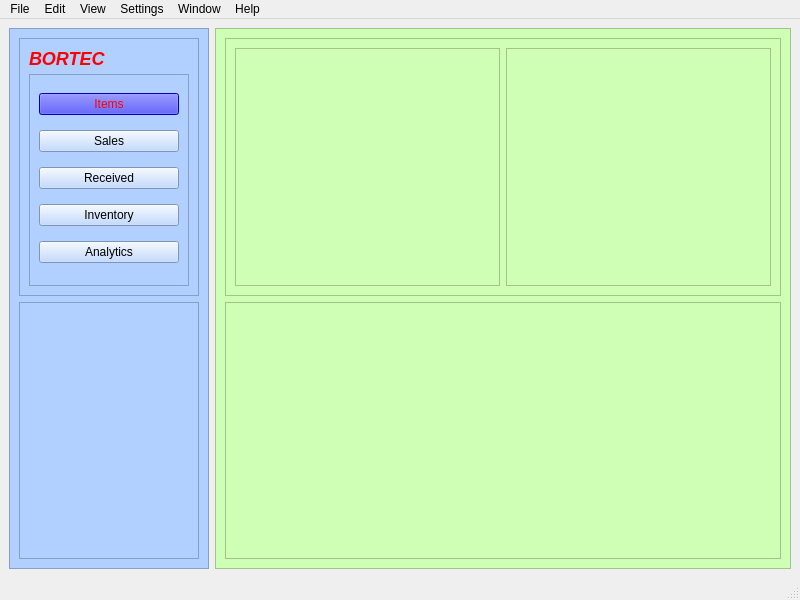
<?xml version="1.0" encoding="UTF-8"?>
<ui version="4.0">
 <class>MainWindow</class>
 <widget class="QMainWindow" name="MainWindow">
  <property name="geometry">
   <rect>
    <x>0</x>
    <y>0</y>
    <width>800</width>
    <height>600</height>
   </rect>
  </property>
  <property name="windowTitle">
   <string>MainWindow</string>
  </property>
  <widget class="QWidget" name="centralwidget">
   <property name="styleSheet">
    <string notr="true">QFrame.SidebarFrame {
border-top-left-radius: 10px;
border-top-right-radius: 10px;
border: 1px solid black;
background: qlineargradient(x1: 0, y1: 0, x2: 0, y2: 1,
stop: 0 #56a, stop: 0.1 #016);
}</string>
   </property>
   <layout class="QHBoxLayout" name="horizontalLayout">
    <item>
     <widget class="QFrame" name="frame">
      <property name="maximumSize">
       <size>
        <width>200</width>
        <height>16777215</height>
       </size>
      </property>
      <property name="styleSheet">
       <string notr="true">background:rgb(178, 208, 255)</string>
      </property>
      <property name="frameShape">
       <enum>QFrame::StyledPanel</enum>
      </property>
      <property name="frameShadow">
       <enum>QFrame::Raised</enum>
      </property>
      <layout class="QVBoxLayout" name="verticalLayout_4">
       <item>
        <widget class="QFrame" name="frame_3">
         <property name="frameShape">
          <enum>QFrame::StyledPanel</enum>
         </property>
         <property name="frameShadow">
          <enum>QFrame::Raised</enum>
         </property>
         <property name="class" stdset="0">
          <string/>
         </property>
         <layout class="QVBoxLayout" name="verticalLayout_2">
          <item>
           <widget class="QLabel" name="label">
            <property name="maximumSize">
             <size>
              <width>16777215</width>
              <height>20</height>
             </size>
            </property>
            <property name="text">
             <string>&lt;h2&gt;&lt;i&gt;&lt;b&gt;&lt;font color=red&gt;BORTEC&lt;/font&gt;&lt;/b&gt;&lt;/i&gt;&lt;/h2&gt;</string>
            </property>
            <property name="alignment">
             <set>Qt::AlignLeading|Qt::AlignLeft|Qt::AlignTop</set>
            </property>
           </widget>
          </item>
          <item>
           <widget class="QFrame" name="frame_4">
            <property name="styleSheet">
             <string notr="true">border-color:green;</string>
            </property>
            <property name="frameShape">
             <enum>QFrame::StyledPanel</enum>
            </property>
            <property name="frameShadow">
             <enum>QFrame::Raised</enum>
            </property>
            <layout class="QVBoxLayout" name="verticalLayout">
             <item>
              <widget class="QPushButton" name="pushButton">
               <property name="styleSheet">
                <string notr="true">color:red;
background-color:blue;</string>
               </property>
               <property name="text">
                <string>Items</string>
               </property>
              </widget>
             </item>
             <item>
              <widget class="QPushButton" name="pushButton_2">
               <property name="text">
                <string>Sales</string>
               </property>
              </widget>
             </item>
             <item>
              <widget class="QPushButton" name="pushButton_3">
               <property name="text">
                <string>Received</string>
               </property>
              </widget>
             </item>
             <item>
              <widget class="QPushButton" name="pushButton_4">
               <property name="text">
                <string>Inventory</string>
               </property>
              </widget>
             </item>
             <item>
              <widget class="QPushButton" name="pushButton_5">
               <property name="text">
                <string>Analytics</string>
               </property>
              </widget>
             </item>
            </layout>
           </widget>
          </item>
         </layout>
        </widget>
       </item>
       <item>
        <widget class="QFrame" name="frame_5">
         <property name="frameShape">
          <enum>QFrame::StyledPanel</enum>
         </property>
         <property name="frameShadow">
          <enum>QFrame::Raised</enum>
         </property>
        </widget>
       </item>
      </layout>
     </widget>
    </item>
    <item>
     <widget class="QFrame" name="frame_2">
      <property name="styleSheet">
       <string notr="true">background-color:rgb(207, 255, 180)</string>
      </property>
      <property name="frameShape">
       <enum>QFrame::StyledPanel</enum>
      </property>
      <property name="frameShadow">
       <enum>QFrame::Raised</enum>
      </property>
      <layout class="QVBoxLayout" name="verticalLayout_3">
       <item>
        <widget class="QFrame" name="pie_charts">
         <property name="frameShape">
          <enum>QFrame::StyledPanel</enum>
         </property>
         <property name="frameShadow">
          <enum>QFrame::Raised</enum>
         </property>
         <layout class="QHBoxLayout" name="horizontalLayout_2">
          <item>
           <widget class="QFrame" name="sales_chart">
            <property name="frameShape">
             <enum>QFrame::StyledPanel</enum>
            </property>
            <property name="frameShadow">
             <enum>QFrame::Raised</enum>
            </property>
            <layout class="QVBoxLayout" name="verticalLayout_5"/>
            <zorder>sales_vs_exp_chart</zorder>
           </widget>
          </item>
          <item>
           <widget class="QFrame" name="expenditure_chart">
            <property name="frameShape">
             <enum>QFrame::StyledPanel</enum>
            </property>
            <property name="frameShadow">
             <enum>QFrame::Raised</enum>
            </property>
           </widget>
          </item>
         </layout>
        </widget>
       </item>
       <item>
        <widget class="QFrame" name="sales_vs_exp_chart">
         <property name="frameShape">
          <enum>QFrame::StyledPanel</enum>
         </property>
         <property name="frameShadow">
          <enum>QFrame::Raised</enum>
         </property>
        </widget>
       </item>
      </layout>
     </widget>
    </item>
   </layout>
  </widget>
  <widget class="QMenuBar" name="menubar">
   <property name="geometry">
    <rect>
     <x>0</x>
     <y>0</y>
     <width>800</width>
     <height>20</height>
    </rect>
   </property>
   <widget class="QMenu" name="menuFile">
    <property name="title">
     <string>File</string>
    </property>
   </widget>
   <widget class="QMenu" name="menuEdit">
    <property name="title">
     <string>Edit</string>
    </property>
   </widget>
   <widget class="QMenu" name="menuView">
    <property name="title">
     <string>View</string>
    </property>
   </widget>
   <widget class="QMenu" name="menuSettings">
    <property name="title">
     <string>Settings</string>
    </property>
   </widget>
   <widget class="QMenu" name="menuWindow">
    <property name="title">
     <string>Window</string>
    </property>
   </widget>
   <widget class="QMenu" name="menuHelp">
    <property name="title">
     <string>Help</string>
    </property>
   </widget>
   <addaction name="menuFile"/>
   <addaction name="menuEdit"/>
   <addaction name="menuView"/>
   <addaction name="menuSettings"/>
   <addaction name="menuWindow"/>
   <addaction name="menuHelp"/>
  </widget>
  <widget class="QStatusBar" name="statusbar"/>
 </widget>
 <resources/>
 <connections/>
</ui>
